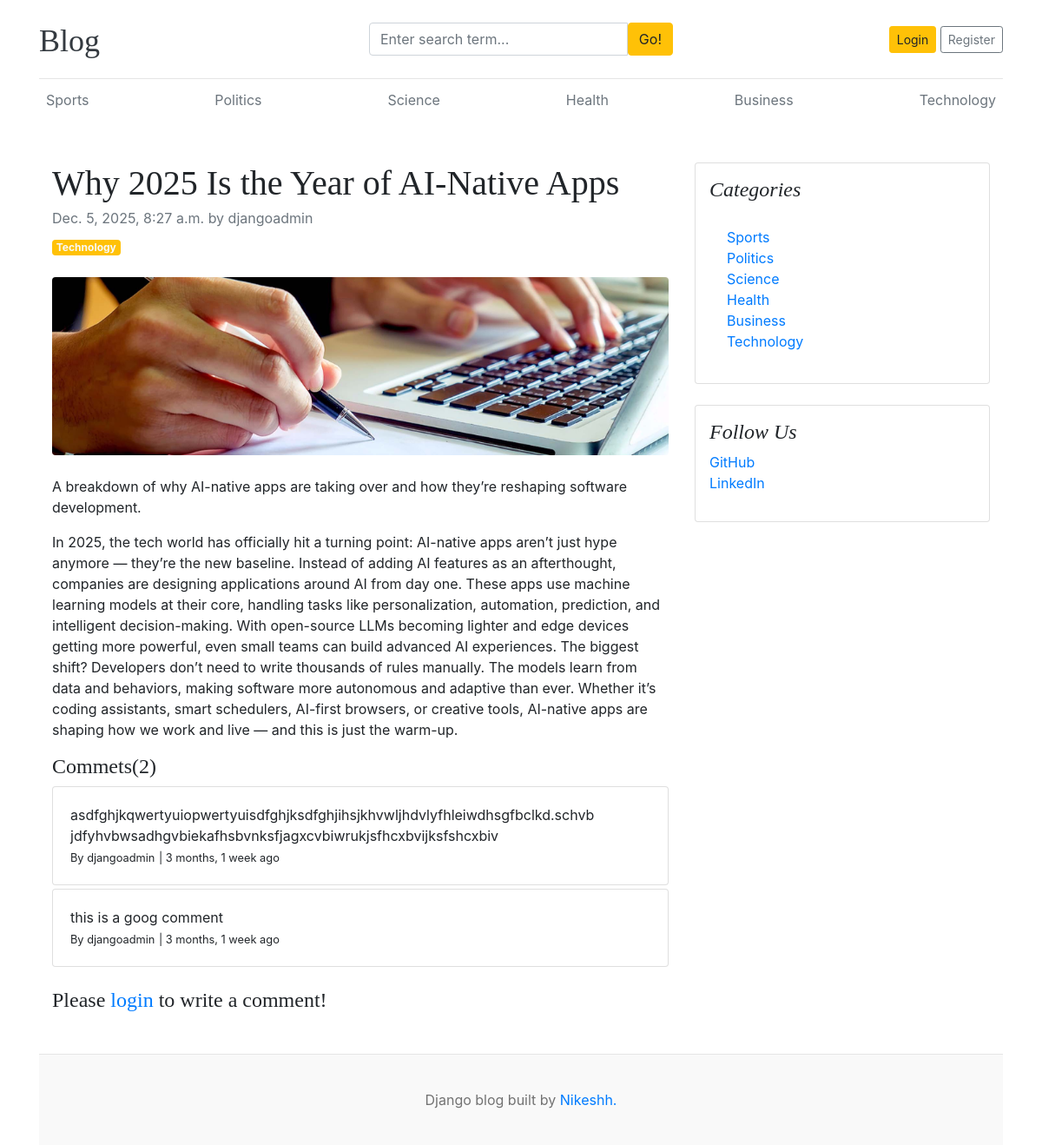
/blogs/why-2025-is-the-year-of-ai-native-apps/, run on an earlier commit of the app's database.
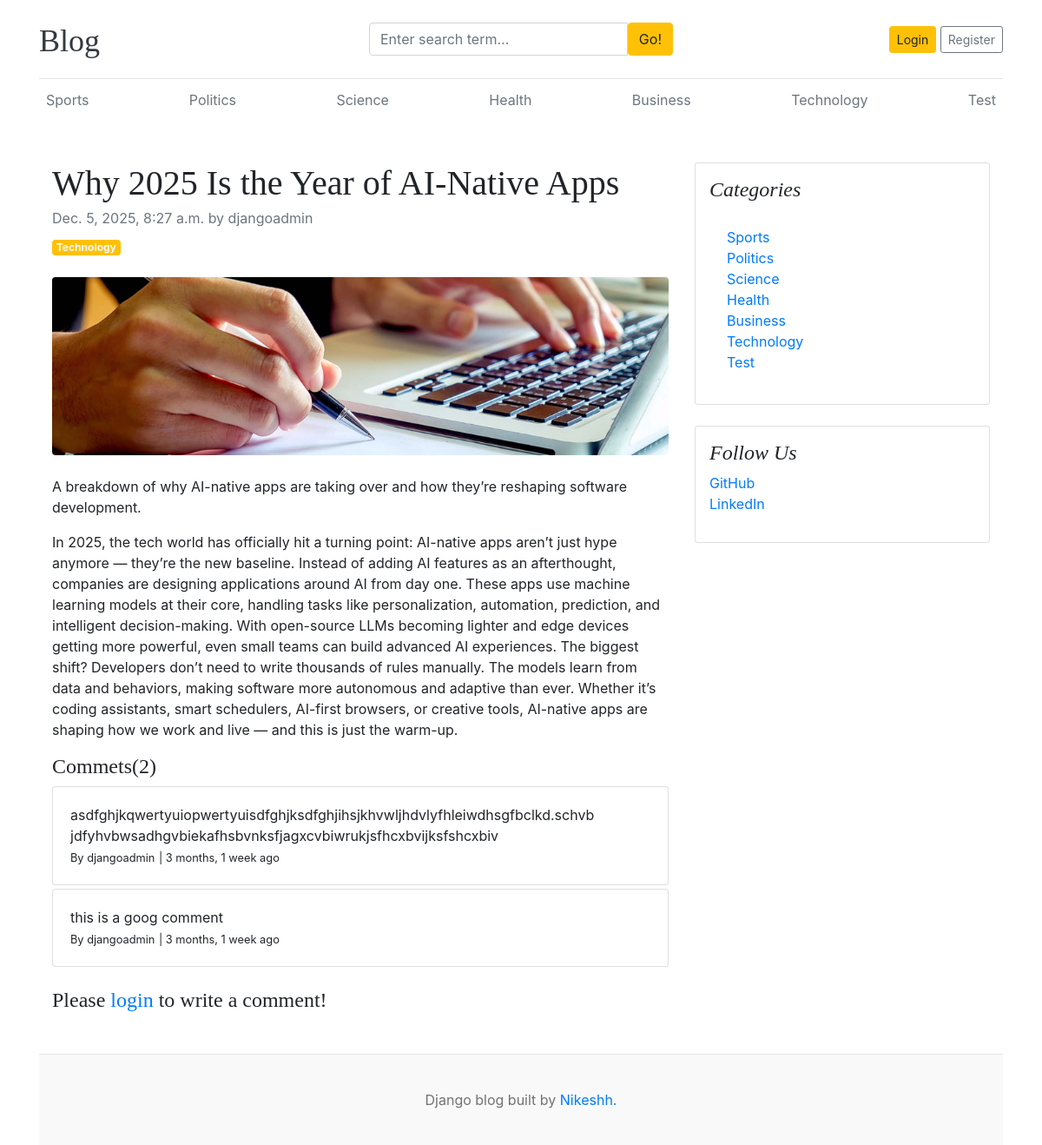
And on a later commit of the database.
### blogs/models.py (models this page shows)
class Category(models.Model):
  category_name = models.CharField(max_length=50, unique=True)
  created_at = models.DateTimeField(auto_now_add=True)
  updated_at = models.DateTimeField(auto_now=True)
  class Meta:
    verbose_name_plural = "Categories"
  def __str__(self):
    return self.category_name

class Comment(models.Model):
  user = models.ForeignKey(User, on_delete=models.CASCADE)
  blog = models.ForeignKey(Blog, on_delete=models.CASCADE)
  comment = models.TextField(max_length=255)
  created_at = models.DateTimeField(auto_now_add=True)
  updated_at = models.DateTimeField(auto_now=True)
  def __str__(self):
    return self.comment

### assignments/models.py (models this page shows, shortened)
class SocialLink(models.Model):
  platform = models.CharField(max_length=25)
  link = models.URLField(max_length=100)
  created_at = models.DateTimeField(auto_now_add=True)
  updated_at = models.DateTimeField(auto_now=True)
  class Meta:
    verbose_name_plural = 'Social Links'

### blogs/views.py (the view, shortened to what this page needs)
# urls.py: path('blogs/<slug:slug>/', BlogsView.blogs, name='blogs'),
def blogs(request, slug):
  single_blog = get_object_or_404(Blog, slug=slug, status='Published')
  comments = Comment.objects.filter(blog=single_blog)
  comments_count = comments.count()
  context = {
    'single_blog':single_blog,
    'comments':comments,
    'comments_count':comments_count,
  }
  return render(request, 'blogs.html', context)

### blogs/context_processors.py (called while the page is built)
def get_categories(request):
  categories = Category.objects.all()
  return dict(categories=categories)

def get_social_links(request):
  social_links = SocialLink.objects.all()
  return dict(social_links=social_links)

### templates/blogs.html
{% extends 'base.html' %} {% block content %}
<div class="container mt-5">
  <div class="row">
    <div class="col-lg-8">
      <article>
        <header class="mb-4">
          <h1 class="fw-bolder mb-1">{{single_blog.title}}</h1>
          <div class="text-muted fst-italic mb-2">
            {{single_blog.created_at}} by {{single_blog.author}}
          </div>
          <a class="badge bg-warning text-decoration-none text-light" href="#!"
            >{{single_blog.category}}</a
          >
        </header>
        <figure class="mb-4">
          <img
            class="img-fluid rounded"
            src="{{single_blog.featured_image.url}}"
            alt="..."
          />
        </figure>
        <section class="mb-5">
            <p>{{single_blog.short_description}}</p>
            <p>{{single_blog.blog_body}}</p>
             <h4>Commets({{comments_count}})</h4>
             {% if comments %}
              {% for comment in comments %}
                <div class="card mt-1">
                  <div class="card-body ">
                    <p class="card-text mb-0">
                      {{comment}}
                    </p>
                    <span>
                      <small>By {{comment.user}}</small>
                      <small>| {{comment.created_at | timesince}} ago</small>
                    </span>
                  </div>
                </div>
              {% endfor %}
             {% else %}
              No Comments yet
             {% endif %}
             <br>
             {% if user.is_authenticated %}
              <div class="form-group">
              <form method="POST">
                {% csrf_token %}
                <div class="form-group">
                  <textarea name="comment" class="form-control"cols="30" rows="10" placeholder="Leave a comment."></textarea>
                  <input type="submit" class="btn btn-primary mt-1">
                </div>
              </form>
             </div>
             {% else %}
             <div>
              <h4>Please <a href="{% url 'login' %}">login</a> to write a comment!</h4>
             </div>
             {% endif %}
        </section>
      </article>
    </div>
    <div class="col-lg-4">
      <div class="card mb-4 p-3">
        <h4 class="font-italic">Categories</h4>
        <div class="card-body">
          <div class="row">
            <div class="col-sm-6">
              <ul class="list-unstyled mb-0">
                {% for category in categories %}
                  <li><a href="{% url 'post_by_category' category.id %}">{{ category.category_name }}</a></li>
                {% endfor %}
              </ul>
            </div>
          </div>
        </div>
      </div>
       {% if social_links %}
        <div class="card mb-4 p-3">
         <h4 class="font-italic">Follow Us</h4>
         <ol class="list-unstyled">
          {% for link in social_links %}
          <li><a href="{{link.link}}" target="_blank">{{link.platform}}</a></li>
          {% endfor %}
          </ol>
        </div>
        {% endif %}
    </div>
  </div>
</div>
{% endblock content %}

### templates/base.html (shortened to what this page needs)
{% load static %}
<!DOCTYPE html>
<html lang="en">
  <head>
    <link
      href="https://getbootstrap.com/docs/4.0/dist/css/bootstrap.min.css"
      rel="stylesheet"/>
    <link href="{% static 'css/blog.css' %}" rel="stylesheet" />
    <link rel="stylesheet" href="https://cdnjs.cloudflare.com/ajax/libs/font-awesome/4.7.0/css/font-awesome.min.css">
  </head>
  <body>
    <div class="container">
      <header class="blog-header py-3">
        <div class="row flex-nowrap justify-content-between align-items-center">
          <div class="col-4 pt-1">
            <a class="blog-header-logo text-dark" href="/">Blog</a>
          </div>
          <div class="col-4">
            <form method="GET" action="{% url 'search' %}">
              <div class="input-group">
                <input type="text" class="form-control" name="keyword" value="{{keyword}}" placeholder="Enter search term...", aria-label="Enter search term">
                <button type="submit" id="button-search" class="btn btn-warning" >Go!</button>
              </div>
            </form>
          </div>
          <div class="col-4 d-flex justify-content-end align-items-center">
            {% if not user.is_authenticated %}
            <a class="btn btn-sm btn-warning" href="{% url 'login' %}">Login</a> &nbsp;
            <a class="btn btn-sm btn-outline-secondary" href="{% url 'register' %}">Register</a>
            {% else %}
            <span>
              <a href="{% url 'dashboard' %}">Dashboard</a>
            </span>
            <a class="btn btn-sm btn-warning" href="{% url 'logout' %}">Logout</a>
            {% endif %}
          </div>
        </div>
      </header>
      <div class="nav-scroller py-1 mb-2">
        <nav class="nav d-flex justify-content-between">
          {% for category in categories %}
          <a class="p-2 text-muted" href="{% url 'post_by_category' category.id %}">{{category.category_name}}</a>
          {% endfor %}
        </nav>
      </div>
      {% block content %}
      {% endblock content %}
     <footer class="blog-footer">
      <p>Django blog built by <a href="#">Nikeshh.</a></p>
    </footer>
  </body>
</html>

What changed in the data, as far as the page shows it:
added Category: category_name "Test"
